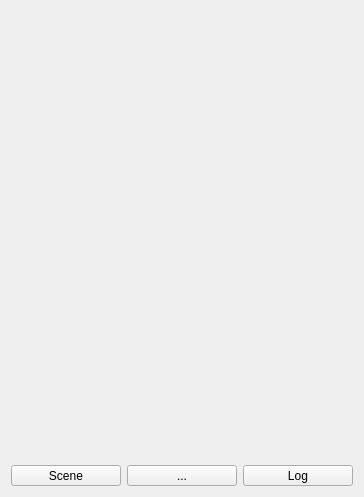
<?xml version="1.0" encoding="UTF-8"?>
<ui version="4.0">
 <class>MainMenuMini</class>
 <widget class="QWidget" name="MainMenuMini">
  <property name="geometry">
   <rect>
    <x>0</x>
    <y>0</y>
    <width>364</width>
    <height>497</height>
   </rect>
  </property>
  <property name="windowTitle">
   <string>Form</string>
  </property>
  <layout class="QGridLayout" name="gridLayout">
   <item row="0" column="0">
    <layout class="QVBoxLayout" name="verticalLayout">
     <item>
      <widget class="QWidget" name="child_widget_placeholder" native="true">
       <property name="sizePolicy">
        <sizepolicy hsizetype="Preferred" vsizetype="Expanding">
         <horstretch>0</horstretch>
         <verstretch>0</verstretch>
        </sizepolicy>
       </property>
      </widget>
     </item>
     <item>
      <layout class="QHBoxLayout" name="horizontalLayout">
       <item>
        <widget class="QToolButton" name="toolButton_2">
         <property name="sizePolicy">
          <sizepolicy hsizetype="Minimum" vsizetype="Fixed">
           <horstretch>0</horstretch>
           <verstretch>0</verstretch>
          </sizepolicy>
         </property>
         <property name="text">
          <string>Scene</string>
         </property>
         <property name="icon">
          <iconset resource="../../resource.qrc">
           <normaloff>:/icons/ui/icons/home_FILL0_wght400_GRAD0_opsz48.png</normaloff>:/icons/ui/icons/home_FILL0_wght400_GRAD0_opsz48.png</iconset>
         </property>
         <property name="iconSize">
          <size>
           <width>24</width>
           <height>24</height>
          </size>
         </property>
         <property name="toolButtonStyle">
          <enum>Qt::ToolButtonTextUnderIcon</enum>
         </property>
        </widget>
       </item>
       <item>
        <widget class="QToolButton" name="toolButton_3">
         <property name="sizePolicy">
          <sizepolicy hsizetype="Minimum" vsizetype="Fixed">
           <horstretch>0</horstretch>
           <verstretch>0</verstretch>
          </sizepolicy>
         </property>
         <property name="text">
          <string>...</string>
         </property>
        </widget>
       </item>
       <item>
        <widget class="QToolButton" name="toolButton">
         <property name="sizePolicy">
          <sizepolicy hsizetype="Minimum" vsizetype="Fixed">
           <horstretch>0</horstretch>
           <verstretch>0</verstretch>
          </sizepolicy>
         </property>
         <property name="maximumSize">
          <size>
           <width>16777215</width>
           <height>16777215</height>
          </size>
         </property>
         <property name="text">
          <string>Log</string>
         </property>
        </widget>
       </item>
      </layout>
     </item>
    </layout>
   </item>
  </layout>
 </widget>
 <resources>
  <include location="../../resource.qrc"/>
 </resources>
 <connections/>
</ui>
